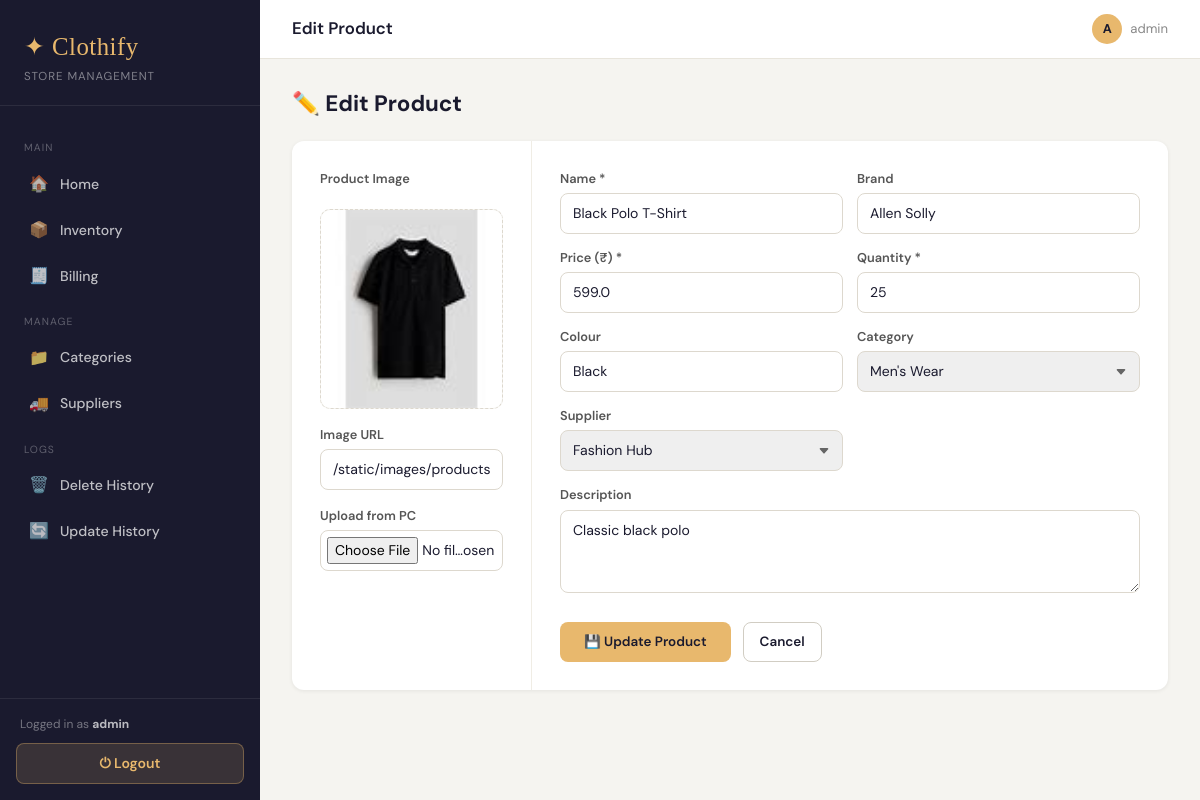
Before: /product/edit/1 (signed in) with the older database file.
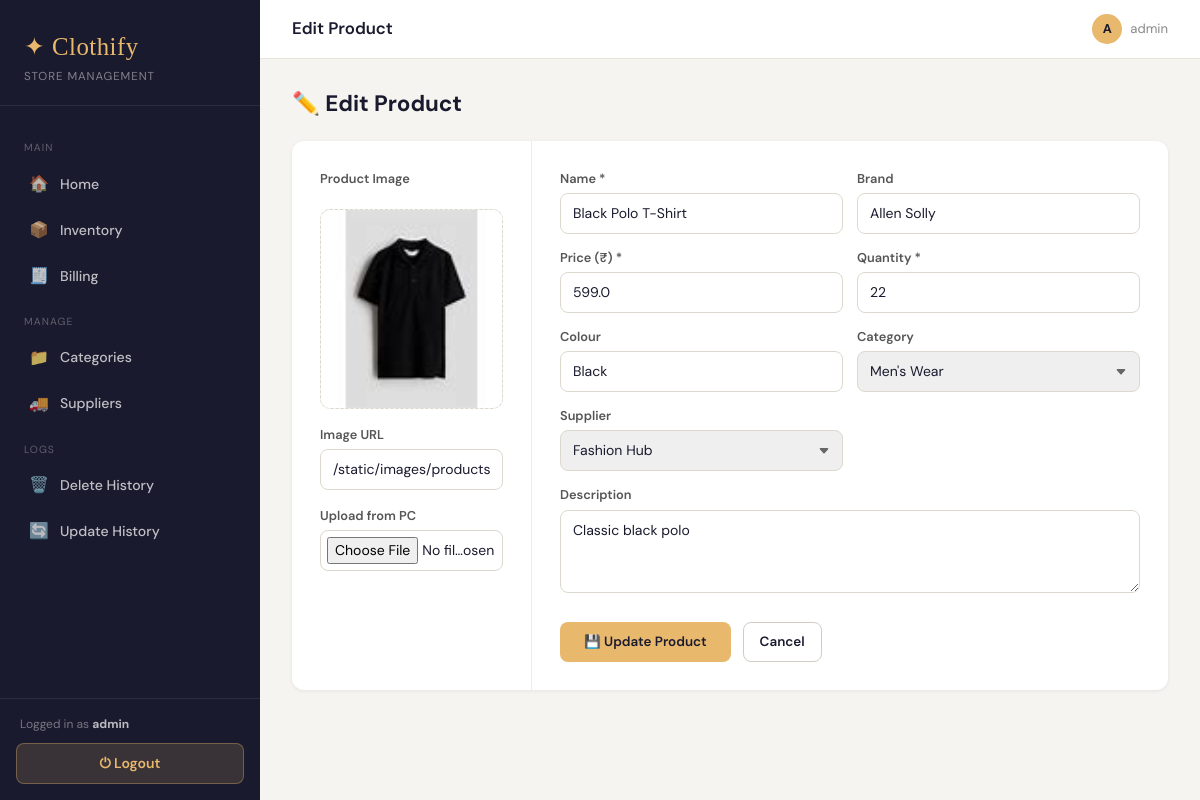
After: the same page with the newer database file.
### tables this page shows
CREATE TABLE products (
            id          INTEGER PRIMARY KEY AUTOINCREMENT,
            name        TEXT NOT NULL,
            price       REAL NOT NULL,
            quantity    INTEGER DEFAULT 0,
            category_id INTEGER REFERENCES categories(id),
            colour      TEXT,
            brand       TEXT,
            description TEXT,
            image_url   TEXT,
            supplier_id INTEGER REFERENCES suppliers(id),
            is_deleted  INTEGER DEFAULT 0
        );

CREATE TABLE categories (
            id   INTEGER PRIMARY KEY AUTOINCREMENT,
            name TEXT NOT NULL UNIQUE
        );

CREATE TABLE suppliers (
            id         INTEGER PRIMARY KEY AUTOINCREMENT,
            name       TEXT,
            contact    TEXT,
            address    TEXT,
            date_added TEXT
        );

### app.py (the view, shortened to what this page needs)
@app.route("/product/edit/<int:pid>", methods=["GET","POST"])
@login_required
def edit_product(pid):
    conn = get_conn(); cur = conn.cursor()
    cur.execute("SELECT * FROM products WHERE id=?", (pid,))
    row = cur.fetchone(); product = dict(row) if row else None
    cur.execute("SELECT * FROM categories"); categories = rows_to_dicts(cur)
    cur.execute("SELECT * FROM suppliers"); suppliers = rows_to_dicts(cur); conn.close()
    return render_template("product_form.html", product=product, categories=categories, suppliers=suppliers)

### app.py (called while the page is built)
def get_conn():
    conn = sqlite3.connect(DB_PATH)
    conn.row_factory = sqlite3.Row
    conn.execute("PRAGMA foreign_keys = ON")
    return conn

def rows_to_dicts(cursor):
    return [dict(row) for row in cursor.fetchall()]

@app.context_processor
def inject_globals():
    user = session.get("user")
    session_user = {"username": user} if user else None
    return {"now": datetime.utcnow, "session_user": session_user, "current_year": datetime.utcnow().year}

def login_required(fn):
    @functools.wraps(fn)
    def wrapper(*args, **kwargs):
        if not session.get("user"):
            return redirect(url_for("login"))
        return fn(*args, **kwargs)
    return wrapper

### templates/product_form.html (shortened to what the changed rows need)
{% extends "base.html" %}
{% block content %}
<div style="max-width:900px;">
  <h2 style="font-size:1.4rem;font-weight:700;color:#1a1a2e;margin-bottom:20px;">
    {{ '✏️ Edit Product' if product else '➕ Add Product' }}
  </h2>
  <div class="card">
    <form method="post" enctype="multipart/form-data" style="display:grid;grid-template-columns:240px 1fr;gap:0;">
      <div style="padding:28px;border-right:1px solid #f0ede5;display:flex;flex-direction:column;gap:16px;">
        <div style="width:100%;height:200px;background:#f5f4f0;border-radius:10px;overflow:hidden;border:1.5px dashed #ddd8ce;">
          <img id="imgPreview"
               src="{{ product.image_url if product and product.image_url else url_for('static', filename='images/default_product.jpg') }}"
               style="width:100%;height:100%;object-fit:cover;"
               onerror="this.src='/static/images/default_product.jpg'">
        </div>
        <div>
          <label class="form-label">Image URL</label>
          <input type="text" name="image_url" id="image_url" class="form-input"
                 value="{{ product.image_url if product else '' }}" placeholder="https://…">
        </div>
      </div>
      <div style="padding:28px;display:grid;grid-template-columns:1fr 1fr;gap:14px;align-content:start;">
        <div>
          <label class="form-label">Name *</label>
          <input type="text" name="name" class="form-input" required
                 value="{{ product.name if product else '' }}" placeholder="Product name">
        </div>
        <div>
          <label class="form-label">Brand</label>
          <input type="text" name="brand" class="form-input"
                 value="{{ product.brand if product else '' }}" placeholder="e.g. Levis">
        </div>
        <div>
          <label class="form-label">Price (₹) *</label>
          <input type="number" name="price" step="0.01" min="0" class="form-input" required
                 value="{{ product.price if product else '' }}" placeholder="0.00">
        </div>
        <div>
          <label class="form-label">Quantity *</label>
          <input type="number" name="quantity" min="0" class="form-input" required
                 value="{{ product.quantity if product else 0 }}">
        </div>
        <div>
          <label class="form-label">Colour</label>
          <input type="text" name="colour" class="form-input"
                 value="{{ product.colour if product else '' }}" placeholder="e.g. Navy Blue">
        </div>
        <div>
          <label class="form-label">Category</label>
          <select name="category_id" class="form-input">
            {% for c in categories %}
            <option value="{{ c.id }}" {% if product and product.category_id == c.id %}selected{% endif %}>
              {{ c.name }}
            </option>
            {% endfor %}
          </select>
        </div>
        <div>
          <label class="form-label">Supplier</label>
          <select name="supplier_id" class="form-input">
            {% for s in suppliers %}
            <option value="{{ s.id }}" {% if product and product.supplier_id == s.id %}selected{% endif %}>
              {{ s.name }}
            </option>
            {% endfor %}
          </select>
        </div>
        <div style="grid-column:1/-1;">
          <label class="form-label">Description</label>
          <textarea name="description" class="form-input" rows="3"
                    placeholder="Short product description…">{{ product.description if product else '' }}</textarea>
        </div>
      </div>
    </form>
  </div>
</div>
{% endblock %}

Changed rows visible on the page:
changed products "/static/images/products/1763553269_Black_polo_t-shirt.jpg": quantity "25" → "22"
